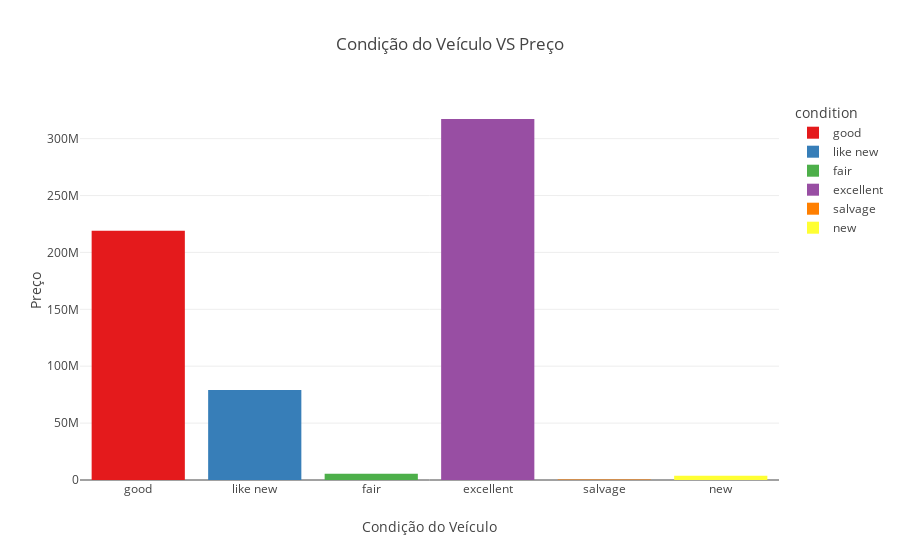

Notebook code for this chart:
### Code cell
import pandas as pd
import plotly.express as px
import streamlit as st

car_data = pd.read_csv('vehicles.csv') #Importando os dados.

fig = px.histogram(
    car_data,
      x = "condition",
      y = "price",
      title='Condição do Veículo VS Preço',
      color = 'condition',
      color_discrete_sequence=px.colors.qualitative.Set1)#criando histograma com as condições que os veículos estão VS o preço.
fig.update_layout(xaxis_title="Condição do Veículo", yaxis_title="Preço")#Titulos, eixos, etc. 
fig.show() #exibindo.

### Figure 1 — Plotly figure (JSON) as saved in the notebook; plotly's stock layout.template omitted (floating-point values rounded to 4 significant figures; data arrays with more than 128 entries replaced by an {"elided": "..."} marker saying what was removed)
{"data": [{"bingroup": "x", "histfunc": "sum", "hovertemplate": "condition=%{x}<br>sum of price=%{y}<extra></extra>", "legendgroup": "good", "marker": {"color": "rgb(228,26,28)", "pattern": {"shape": ""}}, "name": "good", "orientation": "v", "showlegend": true, "type": "histogram", "x": {"elided": "20145 str values"}, "xaxis": "x", "y": {"elided": "20145 int values"}, "yaxis": "y"}, {"bingroup": "x", "histfunc": "sum", "hovertemplate": "condition=%{x}<br>sum of price=%{y}<extra></extra>", "legendgroup": "like new", "marker": {"color": "rgb(55,126,184)", "pattern": {"shape": ""}}, "name": "like new", "orientation": "v", "showlegend": true, "type": "histogram", "x": {"elided": "4742 str values"}, "xaxis": "x", "y": {"elided": "4742 int values"}, "yaxis": "y"}, {"bingroup": "x", "histfunc": "sum", "hovertemplate": "condition=%{x}<br>sum of price=%{y}<extra></extra>", "legendgroup": "fair", "marker": {"color": "rgb(77,175,74)", "pattern": {"shape": ""}}, "name": "fair", "orientation": "v", "showlegend": true, "type": "histogram", "x": {"elided": "1607 str values"}, "xaxis": "x", "y": {"elided": "1607 int values"}, "yaxis": "y"}, {"bingroup": "x", "histfunc": "sum", "hovertemplate": "condition=%{x}<br>sum of price=%{y}<extra></extra>", "legendgroup": "excellent", "marker": {"color": "rgb(152,78,163)", "pattern": {"shape": ""}}, "name": "excellent", "orientation": "v", "showlegend": true, "type": "histogram", "x": {"elided": "24773 str values"}, "xaxis": "x", "y": {"elided": "24773 int values"}, "yaxis": "y"}, {"bingroup": "x", "histfunc": "sum", "hovertemplate": "condition=%{x}<br>sum of price=%{y}<extra></extra>", "legendgroup": "salvage", "marker": {"color": "rgb(255,127,0)", "pattern": {"shape": ""}}, "name": "salvage", "orientation": "v", "showlegend": true, "type": "histogram", "x": ["salvage", "salvage", "salvage", "salvage", "salvage", "salvage", "salvage", "salvage", "salvage", "salvage", "salvage", "salvage", "salvage", "salvage", "salvage", "salvage", "salvage", "salvage", "salvage", "salvage", "salvage", "salvage", "salvage", "salvage", "salvage", "salvage", "salvage", "salvage", "salvage", "salvage", "salvage", "salvage", "salvage", "salvage", "salvage", "salvage", "salvage", "salvage", "salvage", "salvage", "salvage", "salvage", "salvage", "salvage", "salvage", "salvage", "salvage", "salvage", "salvage", "salvage", "salvage", "salvage", "salvage", "salvage", "salvage", "salvage", "salvage", "salvage", "salvage", "salvage", "salvage", "salvage", "salvage", "salvage", "salvage", "salvage", "salvage", "salvage", "salvage", "salvage", "salvage", "salvage", "salvage", "salvage", "salvage", "salvage", "salvage", "salvage", "salvage", "salvage", "salvage", "salvage", "salvage", "salvage", "salvage", "salvage", "salvage", "salvage", "salvage", "salvage", "salvage", "salvage", "salvage", "salvage", "salvage", "salvage", "salvage", "salvage", "salvage", "salvage", "salvage", "salvage", "salvage", "salvage", "salvage", "salvage", "salvage", "salvage", "salvage", "salvage", "salvage", "salvage", "salvage", "salvage", "salvage"], "xaxis": "x", "y": [600, 1000, 5500, 999, 850, 5000, 8000, 2500, 1800, 1000, 1500, 1800, 8000, 580, 2700, 11000, 800, 800, 3800, 4100, 12900, 400, 18500, 13500, 5500, 900, 850, 4500, 3750, 22000, 800, 1700, 9450, 2000, 1500, 5000, 4000, 800, 13000, 800, 15000, 2950, 1500, 3500, 800, 10700, 9975, 1400, 1200, 3500, 800, 20750, 8750, 13200, 6750, 2950, 2495, 2400, 2700, 2500, 800, 1200, 1200, 1000, 4500, 500, 4700, 1000, 3500, 5200, 20750, 8750, 8725, 750, 5000, 1700, 3000, 3000, 6000, 2500, 700, 5990, 500, 2500, 2250, 650, 700, 1000, 1900, 600, 7000, 1000, 1500, 7000, 4800, 500, 2000, 700, 3000, 5000, 7000, 450, 9900, 1500, 5000, 14500, 500, 1500, 1000, 850, 500, 3500, 5000, 2900, 2700], "yaxis": "y"}, {"bingroup": "x", "histfunc": "sum", "hovertemplate": "condition=%{x}<br>sum of price=%{y}<extra></extra>", "legendgroup": "new", "marker": {"color": "rgb(255,255,51)", "pattern": {"shape": ""}}, "name": "new", "orientation": "v", "showlegend": true, "type": "histogram", "x": {"elided": "143 str values"}, "xaxis": "x", "y": {"elided": "143 int values"}, "yaxis": "y"}], "layout": {"barmode": "relative", "legend": {"title": {"text": "condition"}, "tracegroupgap": 0}, "title": {"text": "Condição do Veículo VS Preço"}, "xaxis": {"anchor": "y", "categoryarray": ["good", "like new", "fair", "excellent", "salvage", "new"], "categoryorder": "array", "domain": [0, 1], "title": {"text": "Condição do Veículo"}}, "yaxis": {"anchor": "x", "domain": [0, 1], "title": {"text": "Preço"}}}}
